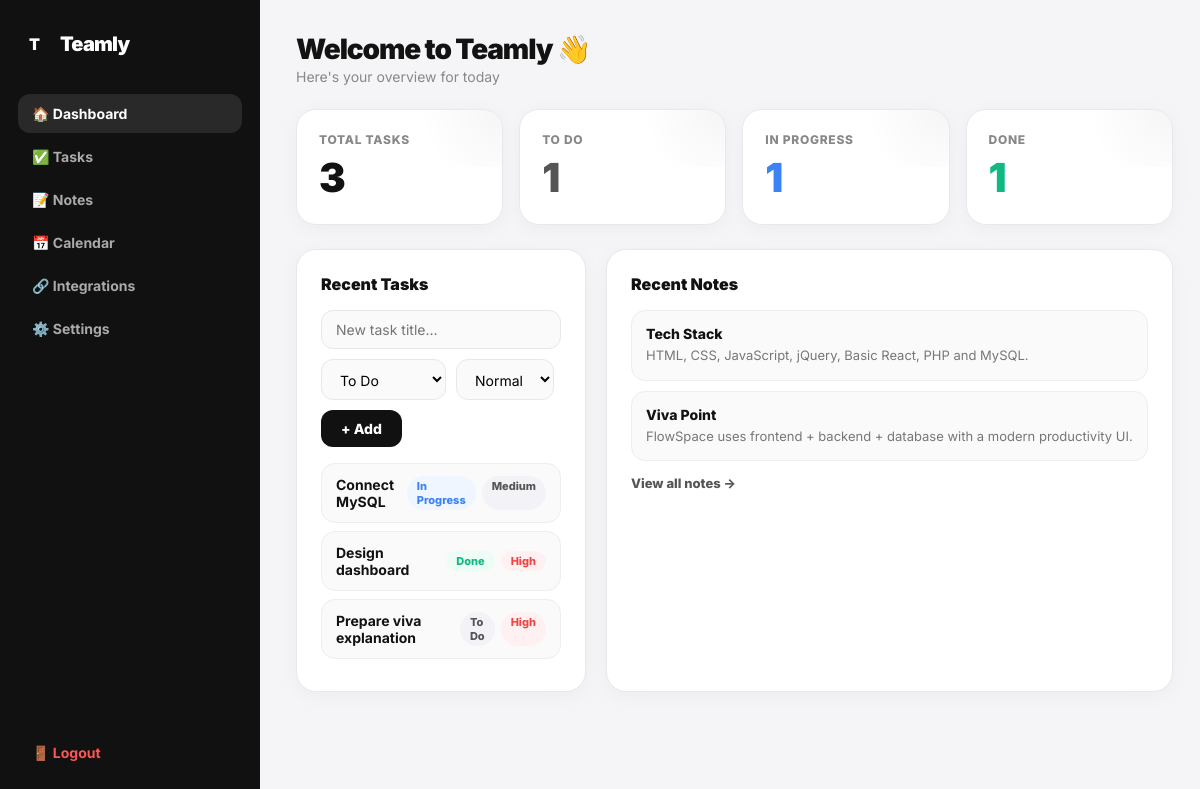
Page /dashboard.php on the committed database.
### tables this page shows
CREATE TABLE IF NOT EXISTS tasks(
 id INT AUTO_INCREMENT PRIMARY KEY,
 title VARCHAR(200) NOT NULL,
 description TEXT,
 priority VARCHAR(30) DEFAULT 'Medium',
 status VARCHAR(30) DEFAULT 'To Do',
 deadline DATE NULL,
 created_at TIMESTAMP DEFAULT CURRENT_TIMESTAMP
);

CREATE TABLE IF NOT EXISTS notes(
 id INT AUTO_INCREMENT PRIMARY KEY,
 title VARCHAR(200) NOT NULL,
 content TEXT NOT NULL,
 created_at TIMESTAMP DEFAULT CURRENT_TIMESTAMP
);

### dashboard.php (the view, shortened to what this page needs)
<?php
require_once 'php/db.php';
$tasks = [];
$notes = [];
if ($conn) {
    $r = $conn->query("SELECT * FROM tasks ORDER BY id DESC");
    if ($r) while ($row = $r->fetch_assoc()) $tasks[] = $row;
    $r2 = $conn->query("SELECT * FROM notes ORDER BY id DESC LIMIT 3");
    if ($r2) while ($row = $r2->fetch_assoc()) $notes[] = $row;
}
$total     = count($tasks);
$done      = count(array_filter($tasks, fn($t) => $t['status']==='Done'));
$pending   = count(array_filter($tasks, fn($t) => in_array($t['status'],['To Do','Pending','Open'])));
$inprog    = count(array_filter($tasks, fn($t) => in_array($t['status'],['In Progress','Working'])));
?>
<!DOCTYPE html>
<html lang="en">
<head>
  <link rel="stylesheet" href="assets/css/home.css">
</head>
<body>
<div class="app-shell">
  <aside class="app-sidebar">
    <a class="brand" href="dashboard.php">
      <span class="brand-mark">T</span>
      <span>Teamly</span>
    </a>
    <a class="nav-item active" href="dashboard.php">🏠 Dashboard</a>
    <a class="nav-item" href="tasks.php">✅ Tasks</a>
    <a class="nav-item" href="notes.php">📝 Notes</a>
    <a class="nav-item" href="calendar.php">📅 Calendar</a>
    <a class="nav-item" href="integrations.html">🔗 Integrations</a>
    <a class="nav-item" href="settings.html">⚙️ Settings</a>
    <a class="nav-item logout" href="php/logout.php">🚪 Logout</a>
  </aside>
  <main class="app-main">
    <div>
      <div class="page-title">Welcome to Teamly 👋</div>
      <div class="page-sub">Here's your overview for today</div>
    </div>
    <div class="stats-row">
      <div class="stat-card">
        <div class="label">Total Tasks</div>
        <div class="value"><?= $total ?></div>
      </div>
      <div class="stat-card">
        <div class="label">To Do</div>
        <div class="value" style="color:#555"><?= $pending ?></div>
      </div>
      <div class="stat-card">
        <div class="label">In Progress</div>
        <div class="value" style="color:#3b82f6"><?= $inprog ?></div>
      </div>
      <div class="stat-card">
        <div class="label">Done</div>
        <div class="value" style="color:#10b981"><?= $done ?></div>
      </div>
    </div>
    <div class="two-col">
      <div class="panel">
        <div class="panel-title">Recent Tasks</div>
        <form class="add-task-form" action="php/add_task.php" method="POST">
          <input name="title" placeholder="New task title…" required>
          <select name="status">
            <option value="To Do">To Do</option>
          </select>
          <select name="priority">
            <option value="Normal" selected>Normal</option>
          </select>
          <button type="submit">+ Add</button>
        </form>
        <?php if(empty($tasks)): ?>
          <p style="color:#aaa;font-size:14px">No tasks yet. Add your first task above!</p>
        <?php else: ?>
          <?php foreach(array_slice($tasks,0,8) as $t):
            $sc = $t['status']==='Done' ? 'badge-done' : ($t['status']==='In Progress'||$t['status']==='Working' ? 'badge-progress' : 'badge-todo');
            $pc = $t['priority']==='High' ? 'badge-high' : ($t['priority']==='Low' ? 'badge-low' : 'badge-normal');
          ?>
          <div class="task-row">
            <span><?= htmlspecialchars($t['title']) ?></span>
            <div style="display:flex;gap:6px">
              <span class="badge <?= $sc ?>"><?= htmlspecialchars($t['status']) ?></span>
              <span class="badge <?= $pc ?>"><?= htmlspecialchars($t['priority']) ?></span>
            </div>
          </div>
          <?php endforeach; ?>
        <?php endif; ?>
      </div>
      <div class="panel">
        <div class="panel-title">Recent Notes</div>
        <?php if(empty($notes)): ?>
          <p style="color:#aaa;font-size:14px">No notes yet. <a href="notes.php" style="color:#111;font-weight:800">Add one →</a></p>
        <?php else: ?>
          <div class="notes-list">
            <?php foreach($notes as $n): ?>
            <div class="note-card">
              <h4><?= htmlspecialchars($n['title']) ?></h4>
              <p><?= htmlspecialchars($n['content']) ?></p>
            </div>
            <?php endforeach; ?>
          </div>
          <a href="notes.php" style="font-size:13px;font-weight:800;color:#555;display:block;margin-top:14px">View all notes →</a>
        <?php endif; ?>
      </div>
    </div>
  </main>
</div>
</body>
</html>

### assets/css/home.css (style rules this page uses)
:root { --bg:#ffffff;--text:#121212;--muted:#676b73;--soft:#f6f6f7;--line:#e8e8ec;--black:#0c0c0e;--purple:#7b3ff2;--pink:#ff4aa5;--blue:#3182ff;--green:#17b26a;--orange:#ff8a00;--shadow:0 24px 80px rgba(16,16,24,.10);--radius:28px }
* { box-sizing:border-box;margin:0;padding:0 }
html { scroll-behavior:smooth }
body { font-family:Inter,system-ui,-apple-system,Segoe UI,sans-serif;background:var(--bg);color:var(--text);overflow-x:hidden }
a { text-decoration:none;color:inherit }
.brand { display:flex;align-items:center;gap:10px;font-size:20px;font-weight:900;letter-spacing:-.04em }
.brand-mark { width:31px;height:31px;border-radius:11px;background:linear-gradient(135deg,var(--purple),var(--pink),var(--blue));display:grid;place-items:center;color:white;font-size:16px;box-shadow:0 10px 24px rgba(123,63,242,.28) }
:root { --purple:#111111; --pink:#111111; --blue:#111111; --accent:#111111; --soft:#f7f7f8; --line:#e7e7eb; }
.brand-mark { background:#111 !important; color:#fff !important; box-shadow:none !important; }
.stat-card { background: white; border: 1px solid #e8e8ec; border-radius: 28px; padding: 40px 28px; box-shadow: 0 12px 40px rgba(0, 0, 0, 0.05); transition: 0.35s ease; position: relative; overflow: hidden; }
.stat-card::before { content: ''; position: absolute; top: -50%; right: -50%; width: 100%; height: 100%; background: radial-gradient(circle, rgba(0, 0, 0, 0.04) 0%, transparent 70%); transition: 0.35s ease; }

### rows in the picture
tasks: title "Connect MySQL", status "In Progress", priority "Medium"
tasks: title "Design dashboard", status "Done", priority "High"
tasks: title "Prepare viva explanation", status "To Do", priority "High"
notes: title "Tech Stack", content "HTML, CSS, JavaScript, jQuery, Basic React, PHP and MySQL."
notes: title "Viva Point", content "FlowSpace uses frontend + backend + database with a modern productivity UI."

### other values in the picture
$total "3"
$pending "1"
$inprog "1"
$done "1"
